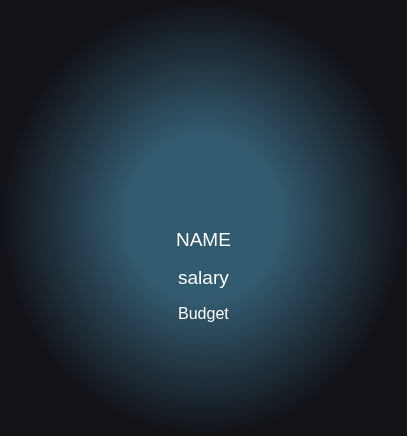
<?xml version="1.0" encoding="UTF-8"?>
<ui version="4.0">
 <class>Dialog</class>
 <widget class="QDialog" name="Dialog">
  <property name="geometry">
   <rect>
    <x>0</x>
    <y>0</y>
    <width>407</width>
    <height>436</height>
   </rect>
  </property>
  <property name="maximumSize">
   <size>
    <width>407</width>
    <height>436</height>
   </size>
  </property>
  <property name="windowTitle">
   <string>Dialog</string>
  </property>
  <property name="styleSheet">
   <string notr="true">#Dialog{background-color: qradialgradient(spread:pad, cx:0.5, cy:0.5, radius:0.5, fx:0.5, fy:0.5, stop:0.373684 rgba(40, 82, 104, 198), stop:1 rgba(5, 5, 10, 198));}</string>
  </property>
  <layout class="QVBoxLayout" name="verticalLayout">
   <property name="spacing">
    <number>15</number>
   </property>
   <item>
    <spacer name="verticalSpacer">
     <property name="orientation">
      <enum>Qt::Vertical</enum>
     </property>
     <property name="sizeHint" stdset="0">
      <size>
       <width>20</width>
       <height>121</height>
      </size>
     </property>
    </spacer>
   </item>
   <item>
    <layout class="QHBoxLayout" name="horizontalLayout">
     <item>
      <spacer name="horizontalSpacer">
       <property name="orientation">
        <enum>Qt::Horizontal</enum>
       </property>
       <property name="sizeHint" stdset="0">
        <size>
         <width>40</width>
         <height>20</height>
        </size>
       </property>
      </spacer>
     </item>
     <item>
      <widget class="QWidget" name="widget" native="true">
       <property name="minimumSize">
        <size>
         <width>111</width>
         <height>101</height>
        </size>
       </property>
       <property name="styleSheet">
        <string notr="true">*{image: url(:/icon/icons/user.svg);
border:none;
background-color:transparent;}</string>
       </property>
      </widget>
     </item>
     <item>
      <spacer name="horizontalSpacer_2">
       <property name="orientation">
        <enum>Qt::Horizontal</enum>
       </property>
       <property name="sizeHint" stdset="0">
        <size>
         <width>40</width>
         <height>20</height>
        </size>
       </property>
      </spacer>
     </item>
    </layout>
   </item>
   <item>
    <widget class="QLabel" name="Name_">
     <property name="text">
      <string>&lt;html&gt;&lt;head/&gt;&lt;body&gt;&lt;p align=&quot;center&quot;&gt;&lt;span style=&quot; font-size:14pt; color:#ffffff;&quot;&gt;NAME&lt;/span&gt;&lt;/p&gt;&lt;/body&gt;&lt;/html&gt;</string>
     </property>
    </widget>
   </item>
   <item>
    <widget class="QLabel" name="Salary">
     <property name="text">
      <string>&lt;html&gt;&lt;head/&gt;&lt;body&gt;&lt;p align=&quot;center&quot;&gt;&lt;span style=&quot; font-size:14pt; color:#ffffff;&quot;&gt;salary&lt;/span&gt;&lt;/p&gt;&lt;/body&gt;&lt;/html&gt;</string>
     </property>
    </widget>
   </item>
   <item>
    <widget class="QLabel" name="label_3">
     <property name="text">
      <string>&lt;html&gt;&lt;head/&gt;&lt;body&gt;&lt;p align=&quot;center&quot;&gt;&lt;span style=&quot; font-size:12pt; color:#ffffff;&quot;&gt;Budget&lt;/span&gt;&lt;/p&gt;&lt;/body&gt;&lt;/html&gt;</string>
     </property>
    </widget>
   </item>
   <item>
    <spacer name="verticalSpacer_2">
     <property name="orientation">
      <enum>Qt::Vertical</enum>
     </property>
     <property name="sizeHint" stdset="0">
      <size>
       <width>20</width>
       <height>121</height>
      </size>
     </property>
    </spacer>
   </item>
  </layout>
 </widget>
 <resources>
  <include location="resources.qrc"/>
 </resources>
 <connections/>
</ui>
